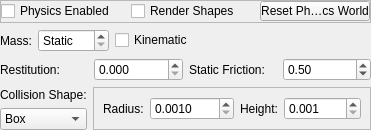
<ui version="4.0" >
 <class>PhysicsWidget</class>
 <widget class="QWidget" name="PhysicsWidget" >
  <property name="geometry" >
   <rect>
    <x>0</x>
    <y>0</y>
    <width>321</width>
    <height>125</height>
   </rect>
  </property>
  <property name="windowTitle" >
   <string>Physics Settings</string>
  </property>
  <layout class="QGridLayout" >
   <property name="leftMargin" >
    <number>0</number>
   </property>
   <property name="topMargin" >
    <number>0</number>
   </property>
   <property name="rightMargin" >
    <number>0</number>
   </property>
   <property name="bottomMargin" >
    <number>0</number>
   </property>
   <item row="0" column="0" colspan="2" >
    <widget class="QFrame" name="frame" >
     <property name="minimumSize" >
      <size>
       <width>321</width>
       <height>23</height>
      </size>
     </property>
     <property name="frameShape" >
      <enum>QFrame::StyledPanel</enum>
     </property>
     <property name="frameShadow" >
      <enum>QFrame::Sunken</enum>
     </property>
     <layout class="QHBoxLayout" >
      <property name="leftMargin" >
       <number>0</number>
      </property>
      <property name="topMargin" >
       <number>0</number>
      </property>
      <property name="rightMargin" >
       <number>0</number>
      </property>
      <property name="bottomMargin" >
       <number>0</number>
      </property>
      <item>
       <widget class="QCheckBox" name="m_enabled" >
        <property name="text" >
         <string>Physics Enabled</string>
        </property>
       </widget>
      </item>
      <item>
       <widget class="QCheckBox" name="m_debug" >
        <property name="text" >
         <string>Render Shapes</string>
        </property>
       </widget>
      </item>
      <item>
       <widget class="QToolButton" name="m_resetWorld" >
        <property name="minimumSize" >
         <size>
          <width>110</width>
          <height>20</height>
         </size>
        </property>
        <property name="maximumSize" >
         <size>
          <width>110</width>
          <height>20</height>
         </size>
        </property>
        <property name="text" >
         <string>Reset Physics World</string>
        </property>
       </widget>
      </item>
     </layout>
    </widget>
   </item>
   <item row="1" column="0" colspan="2" >
    <layout class="QHBoxLayout" >
     <item>
      <widget class="QLabel" name="label_2" >
       <property name="sizePolicy" >
        <sizepolicy vsizetype="Preferred" hsizetype="Fixed" >
         <horstretch>0</horstretch>
         <verstretch>0</verstretch>
        </sizepolicy>
       </property>
       <property name="text" >
        <string>Mass:</string>
       </property>
      </widget>
     </item>
     <item>
      <widget class="QDoubleSpinBox" name="m_mass" >
       <property name="sizePolicy" >
        <sizepolicy vsizetype="Fixed" hsizetype="Fixed" >
         <horstretch>0</horstretch>
         <verstretch>0</verstretch>
        </sizepolicy>
       </property>
       <property name="specialValueText" >
        <string>Static</string>
       </property>
       <property name="maximum" >
        <double>1000.000000000000000</double>
       </property>
      </widget>
     </item>
     <item>
      <widget class="QCheckBox" name="m_kinematic" >
       <property name="enabled" >
        <bool>true</bool>
       </property>
       <property name="text" >
        <string>Kinematic</string>
       </property>
      </widget>
     </item>
    </layout>
   </item>
   <item row="2" column="0" colspan="2" >
    <layout class="QHBoxLayout" >
     <item>
      <widget class="QLabel" name="label_7" >
       <property name="text" >
        <string>Restitution:</string>
       </property>
      </widget>
     </item>
     <item>
      <widget class="QDoubleSpinBox" name="m_restitution" >
       <property name="decimals" >
        <number>3</number>
       </property>
       <property name="maximum" >
        <double>1.000000000000000</double>
       </property>
       <property name="singleStep" >
        <double>0.010000000000000</double>
       </property>
      </widget>
     </item>
     <item>
      <widget class="QLabel" name="label_8" >
       <property name="text" >
        <string>Static Friction:</string>
       </property>
      </widget>
     </item>
     <item>
      <widget class="QDoubleSpinBox" name="m_staticFriction" >
       <property name="minimum" >
        <double>-10.000000000000000</double>
       </property>
       <property name="maximum" >
        <double>10.000000000000000</double>
       </property>
       <property name="singleStep" >
        <double>0.500000000000000</double>
       </property>
       <property name="value" >
        <double>0.500000000000000</double>
       </property>
      </widget>
     </item>
    </layout>
   </item>
   <item row="3" column="0" >
    <widget class="QLabel" name="label" >
     <property name="text" >
      <string>Collision Shape:</string>
     </property>
    </widget>
   </item>
   <item rowspan="2" row="3" column="1" >
    <widget class="QStackedWidget" name="m_shapeWidget" >
     <property name="sizePolicy" >
      <sizepolicy vsizetype="Preferred" hsizetype="Preferred" >
       <horstretch>0</horstretch>
       <verstretch>0</verstretch>
      </sizepolicy>
     </property>
     <property name="frameShape" >
      <enum>QFrame::StyledPanel</enum>
     </property>
     <property name="frameShadow" >
      <enum>QFrame::Sunken</enum>
     </property>
     <property name="currentIndex" >
      <number>2</number>
     </property>
     <widget class="QWidget" name="m_boxWidget" >
      <layout class="QGridLayout" >
       <property name="leftMargin" >
        <number>1</number>
       </property>
       <property name="topMargin" >
        <number>1</number>
       </property>
       <property name="rightMargin" >
        <number>1</number>
       </property>
       <property name="bottomMargin" >
        <number>1</number>
       </property>
       <property name="horizontalSpacing" >
        <number>4</number>
       </property>
       <property name="verticalSpacing" >
        <number>1</number>
       </property>
       <item row="0" column="0" >
        <widget class="QLabel" name="label_4" >
         <property name="text" >
          <string>Width:</string>
         </property>
        </widget>
       </item>
       <item row="0" column="1" >
        <widget class="QLabel" name="label_5" >
         <property name="text" >
          <string>Height:</string>
         </property>
        </widget>
       </item>
       <item row="0" column="2" >
        <widget class="QLabel" name="label_6" >
         <property name="text" >
          <string>Depth:</string>
         </property>
        </widget>
       </item>
       <item row="1" column="0" >
        <widget class="QDoubleSpinBox" name="m_width" >
         <property name="decimals" >
          <number>3</number>
         </property>
         <property name="minimum" >
          <double>0.001000000000000</double>
         </property>
         <property name="maximum" >
          <double>5000.000000000000000</double>
         </property>
         <property name="value" >
          <double>1.000000000000000</double>
         </property>
        </widget>
       </item>
       <item row="1" column="1" >
        <widget class="QDoubleSpinBox" name="m_height" >
         <property name="decimals" >
          <number>3</number>
         </property>
         <property name="minimum" >
          <double>0.001000000000000</double>
         </property>
         <property name="maximum" >
          <double>5000.000000000000000</double>
         </property>
         <property name="value" >
          <double>1.000000000000000</double>
         </property>
        </widget>
       </item>
       <item row="1" column="2" >
        <widget class="QDoubleSpinBox" name="m_depth" >
         <property name="decimals" >
          <number>3</number>
         </property>
         <property name="minimum" >
          <double>0.001000000000000</double>
         </property>
         <property name="maximum" >
          <double>5000.000000000000000</double>
         </property>
         <property name="value" >
          <double>1.000000000000000</double>
         </property>
        </widget>
       </item>
      </layout>
     </widget>
     <widget class="QWidget" name="m_sphereWidget" >
      <layout class="QGridLayout" >
       <property name="leftMargin" >
        <number>1</number>
       </property>
       <property name="topMargin" >
        <number>1</number>
       </property>
       <property name="rightMargin" >
        <number>1</number>
       </property>
       <property name="bottomMargin" >
        <number>1</number>
       </property>
       <property name="horizontalSpacing" >
        <number>4</number>
       </property>
       <property name="verticalSpacing" >
        <number>1</number>
       </property>
       <item row="0" column="0" >
        <widget class="QLabel" name="label_3" >
         <property name="text" >
          <string>Radius:</string>
         </property>
        </widget>
       </item>
       <item row="1" column="0" >
        <widget class="QDoubleSpinBox" name="m_radius" >
         <property name="decimals" >
          <number>3</number>
         </property>
         <property name="minimum" >
          <double>0.001000000000000</double>
         </property>
         <property name="maximum" >
          <double>5000.000000000000000</double>
         </property>
         <property name="value" >
          <double>1.000000000000000</double>
         </property>
        </widget>
       </item>
       <item row="1" column="1" >
        <spacer>
         <property name="orientation" >
          <enum>Qt::Horizontal</enum>
         </property>
         <property name="sizeHint" >
          <size>
           <width>61</width>
           <height>20</height>
          </size>
         </property>
        </spacer>
       </item>
      </layout>
     </widget>
     <widget class="QWidget" name="m_cylinderWidget" >
      <layout class="QHBoxLayout" >
       <item>
        <widget class="QLabel" name="label_9" >
         <property name="sizePolicy" >
          <sizepolicy vsizetype="Preferred" hsizetype="Fixed" >
           <horstretch>0</horstretch>
           <verstretch>0</verstretch>
          </sizepolicy>
         </property>
         <property name="text" >
          <string>Radius:</string>
         </property>
        </widget>
       </item>
       <item>
        <widget class="QDoubleSpinBox" name="m_cylRadius" >
         <property name="decimals" >
          <number>4</number>
         </property>
         <property name="minimum" >
          <double>0.001000000000000</double>
         </property>
         <property name="maximum" >
          <double>1000.000000000000000</double>
         </property>
        </widget>
       </item>
       <item>
        <widget class="QLabel" name="label_10" >
         <property name="text" >
          <string>Height:</string>
         </property>
        </widget>
       </item>
       <item>
        <widget class="QDoubleSpinBox" name="m_cylHeight" >
         <property name="decimals" >
          <number>3</number>
         </property>
         <property name="minimum" >
          <double>0.001000000000000</double>
         </property>
         <property name="maximum" >
          <double>1000.000000000000000</double>
         </property>
        </widget>
       </item>
       <item>
        <spacer>
         <property name="orientation" >
          <enum>Qt::Horizontal</enum>
         </property>
         <property name="sizeHint" >
          <size>
           <width>40</width>
           <height>20</height>
          </size>
         </property>
        </spacer>
       </item>
      </layout>
     </widget>
     <widget class="QWidget" name="m_meshWidget" />
    </widget>
   </item>
   <item row="4" column="0" >
    <widget class="QComboBox" name="m_shape" >
     <item>
      <property name="text" >
       <string>Box</string>
      </property>
     </item>
     <item>
      <property name="text" >
       <string>Sphere</string>
      </property>
     </item>
     <item>
      <property name="text" >
       <string>Cylinder</string>
      </property>
     </item>
     <item>
      <property name="text" >
       <string>Mesh</string>
      </property>
     </item>
    </widget>
   </item>
  </layout>
 </widget>
 <resources/>
 <connections/>
</ui>
